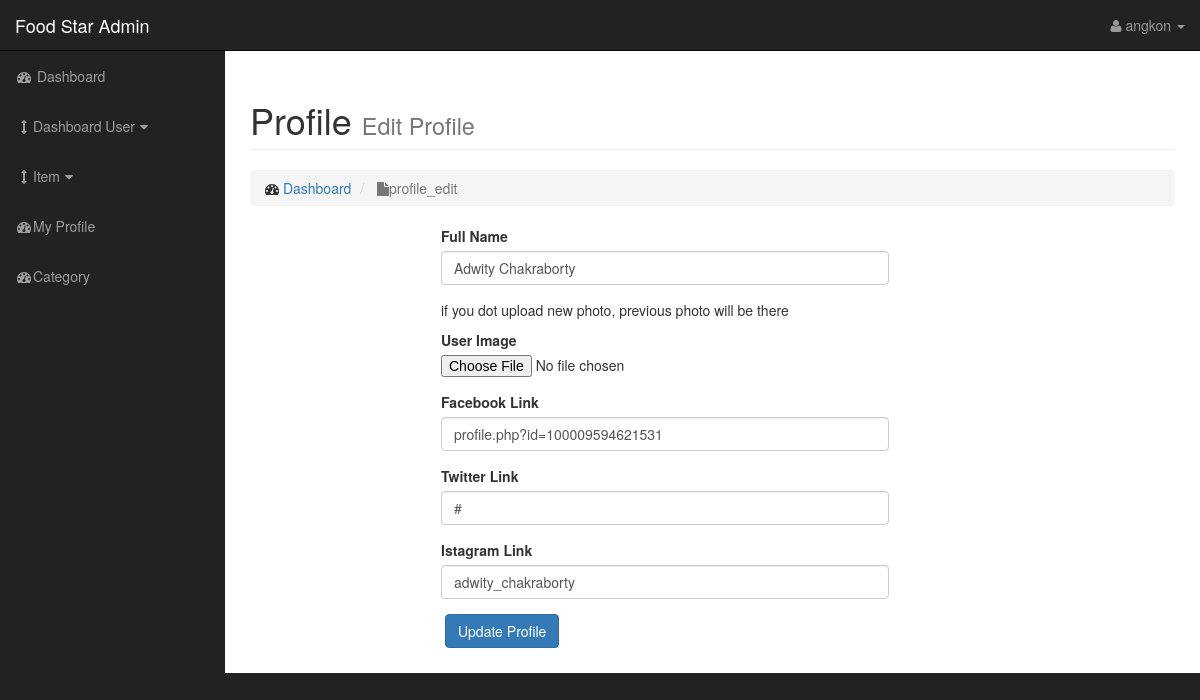
/admin/profile_edit.php?del_pro=9 (signed in), run on the app's committed database.
### tables this page shows
CREATE TABLE `dashboard_user` (
  `user_id` int(11) NOT NULL,
  `user_name` varchar(255) NOT NULL,
  `user_role` varchar(255) NOT NULL,
  `user_password` varchar(255) NOT NULL,
  `user_full_name` varchar(255) DEFAULT NULL,
  `user_fb` varchar(255) DEFAULT NULL,
  `user_twiter` varchar(255) DEFAULT NULL,
  `user_insta` varchar(255) DEFAULT NULL,
  `user_img` text DEFAULT NULL
);

### lib/database.php (called while the page is built, shortened)
<?php
Class Database{
	public $host   = DB_HOST;
	public $user   = DB_USER;
	public $pass   = DB_PASS;
	public $dbname = DB_NAME;
	public $link;
	private function connectDB(){
	$this->link = new mysqli($this->host, $this->user, $this->pass, $this->dbname);
 }
	public function select($query){
		$result = $this->link->query($query) or die($this->link->error.__LINE__);
		if($result->num_rows > 0){
			return $result;
		} else {
			return false;
		}
	}
}

### admin/profile_edit.php (the view, shortened to what this page needs)
<?php include "include/header.php" ?>
            <?php include "include/sidebar.php" ?>
        <div id="page-wrapper">
            <div class="container-fluid">
                <div class="row">
                    <div class="col-lg-12">
                        <h1 class="page-header">
                            Profile
                            <small>Edit Profile</small>
                        </h1>
                        <ol class="breadcrumb">
                            <li>
                                <i class="fa fa-dashboard"></i>  <a href="index.php">Dashboard</a>
                            </li>
                            <li class="active">
                                <i class="fa fa-file"></i>profile_edit
                            </li>
                        </ol>
                         <?php
                            if (isset($_GET['del_pro']) && $_GET['del_pro'] !=NULL) {
                                $del_pro = $_GET['del_pro'];
                                 $query = "select * from dashboard_user where user_id = $del_pro ";
                                $select_user = $db->select($query);
                                if ($select_user) {
                                    $row = $select_user->fetch_array();
                                    $user_full_name = $row['user_full_name'];
                                    $user_fb = $row['user_fb'];
                                    $user_twiter = $row['user_twiter'];
                                    $user_insta = $row['user_insta'];
                                }else{
                                     echo "<p style='color:red;text-align:center;'>opps!! not found the Profile</p>";
                                }
                            }
                         ?>
                    <div class="row">
                        <div class="col-md-6" style="margin-left:20%">
                                 <form role="form" action="profile_edit.php" method="post" enctype="multipart/form-data">
                                    <div class="form-group">
                                        <label>Full Name</label>
                                        <input type="text" name="user_full_name" class="form-control" value="<?php echo isset($_GET['del_pro']) ? $user_full_name : '' ?> ">
                                    </div>
                                     <div class="form-group">
                                        <P>if you dot upload new photo, previous photo will be there</P>
                                        <label>User Image</label>
                                        <input type="file" name="img">
                                    </div>
                                    <div class="form-group">
                                        <label>Facebook Link</label>
                                        <input type="text" name="user_fb" class="form-control"  value="<?php echo isset($_GET['del_pro']) ? $user_fb :'' ?> ">
                                    </div>
                                     <div class="form-group">
                                        <label>Twitter Link</label>
                                        <input type="text" name="user_twiter" class="form-control"  value="<?php echo isset($_GET['del_pro']) ? $user_twiter :'' ?> ">
                                    </div>
                                     <div class="form-group">
                                        <label>Istagram Link</label>
                                        <input type="text" name="user_insta" class="form-control"  value="<?php echo isset($_GET['del_pro']) ? $user_insta :'' ?> ">
                                    </div>
                                     <div class="form-group">
                                        <input type="submit" value="Update Profile" name="edit_profile" class="btn btn-primary">
                                    </div>
                                 </form>
                        </div>
                    </div>
                    </div>
                </div>
            </div>
        </div>
<?php include "include/footer.php" ?>

### admin/css/sb-admin.css (style rules this page uses)
body { margin-top: 100px; background-color: #222; }
@media (min-width:768px) { body { margin-top: 50px; } }
#page-wrapper { width: 100%; padding: 0; background-color: #fff; }
@media (min-width:768px) { #page-wrapper { padding: 10px; } }

### data on the page
dashboard_user: user_full_name "Adwity Chakraborty", user_fb "profile.php?id=100009594621531", user_twiter "#", user_insta "adwity_chakraborty"

### other printed values
$username "angkon"
